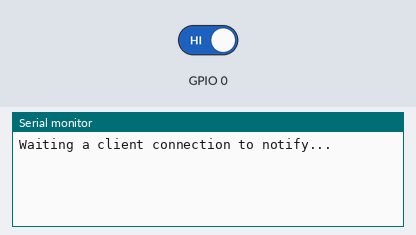
The sketch below on a simulated ESP32. Shown: the last lines printed to the serial monitor. Inputs (shaded band) come from the test bench; at power-on: GPIO 0 HIGH. Nothing arrives over Bluetooth unless stated; a phone connects over Bluetooth LE 3 s after start.

Above: at 1.2 s.
1.3 s: GPIO 0 driven LOW
At 2.3 s:
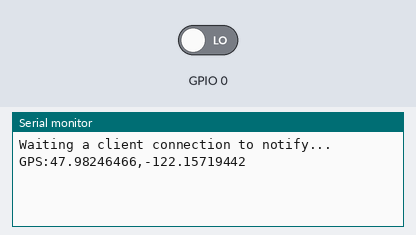
2.8 s: GPIO 0 driven HIGH
At 3.4 s:
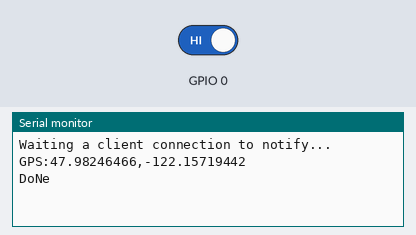

The sketch:

Arduino_A5.ino
```cpp
/*
    Video: https://www.youtube.com/watch?v=oCMOYS71NIU
    Based on Neil Kolban example for IDF: https://github.com/nkolban/esp32-snippets/blob/master/cpp_utils/tests/BLE%20Tests/SampleNotify.cpp
    Ported to Arduino ESP32 by Evandro Copercini
    updated by chegewara

   Create a BLE server that, once we receive a connection, will send periodic notifications.
   The service advertises itself as: 4fafc201-1fb5-459e-8fcc-c5c9c331914b
   And has a characteristic of: beb5483e-36e1-4688-b7f5-ea07361b26a8

   The design of creating the BLE server is:
   1. Create a BLE Server
   2. Create a BLE Service
   3. Create a BLE Characteristic on the Service
   4. Create a BLE Descriptor on the characteristic
   5. Start the service.
   6. Start advertising.

   A connect hander associated with the server starts a background task that performs notification
   every couple of seconds.
*/


#include <BLEDevice.h>
#include <BLEServer.h>
#include <BLEUtils.h>
#include <BLE2902.h>
#include <string>

// DEVICE_INFORMATION
#define SERVICE_UUID        "180A"
#define UUID16_CHR_SERVICE_CHANGED "2A05"
#define UUID16_CHR_TEMPERATURE_MEASUREMENT  "2A1C"


//Declare variables
BLEServer* pServer = NULL;
BLECharacteristic* pCharacteristic = NULL;
BLECharacteristic* temperature = NULL;
bool deviceConnected = false;
bool oldDeviceConnected = false;

//Initialize variables
uint32_t value = 0;
uint32_t hrm = 0;
uint32_t statement=0;
uint32_t last_statement=0;
int threshold = 20; //The bigger the threshold, the more sensible is the touch
bool Button = false;
bool last_Button = false;
bool touchActive = false;
bool lastTouchActive = false;
bool testingLower = true;


void gotPush(){
 Button = !digitalRead(T1);
 if (Button ==1){
  String message_lora="GPS:47.98246466,-122.15719442";
  Serial.println(message_lora);
  pCharacteristic->setValue(message_lora.c_str());
  pCharacteristic->notify();
 }else{
  String message_lora="DoNe";
  Serial.println(message_lora);
  pCharacteristic->setValue(message_lora.c_str());
  pCharacteristic->notify();
 }
}


//Server Callback
class MyServerCallbacks: public BLEServerCallbacks {
    void onConnect(BLEServer* pServer) {
      deviceConnected = true;
    };

    void onDisconnect(BLEServer* pServer) {
      deviceConnected = false;
    }
};

void setup() {
  Serial.begin(115200);
  //Initialize switch interrupts
  attachInterrupt(T1, gotPush, CHANGE);

  // Create the BLE Device
  BLEDevice::init("UW Thermo-Clicker");
  // Create the BLE Server
  pServer = BLEDevice::createServer();
  pServer->setCallbacks(new MyServerCallbacks());
  // Create the BLE Service
  BLEService *pService = pServer->createService(SERVICE_UUID);
  // Create a switch Characteristic
  pCharacteristic = pService->createCharacteristic(
                      UUID16_CHR_SERVICE_CHANGED,
                      BLECharacteristic::PROPERTY_READ   |
                      BLECharacteristic::PROPERTY_WRITE  |
                      BLECharacteristic::PROPERTY_NOTIFY |
                      BLECharacteristic::PROPERTY_INDICATE
                    );
  // Create a temperature Characteristic
  temperature = pService->createCharacteristic(
                      UUID16_CHR_TEMPERATURE_MEASUREMENT,
                      BLECharacteristic::PROPERTY_READ   |
                      BLECharacteristic::PROPERTY_WRITE  |
                      BLECharacteristic::PROPERTY_NOTIFY |
                      BLECharacteristic::PROPERTY_INDICATE
                    );
  // Start the service
  pService->start();
  // Start advertising
  BLEAdvertising *pAdvertising = BLEDevice::getAdvertising();
  pAdvertising->addServiceUUID(SERVICE_UUID);
  pAdvertising->setScanResponse(false);
  pAdvertising->setMinPreferred(0x0);  // set value to 0x00 to not advertise this parameter
  BLEDevice::startAdvertising();
  Serial.println("Waiting a client connection to notify...");
}

void loop() {
    // notify changed value
    if (deviceConnected) {

        String getdata = temperature->getValue().c_str();
        Serial.println(getdata);
    }
    // disconnecting
    if (!deviceConnected && oldDeviceConnected) {
        delay(500); // give the bluetooth stack the chance to get things ready
        pServer->startAdvertising(); // restart advertising
        Serial.println("start advertising");
        oldDeviceConnected = deviceConnected;
    }
    // connecting
    if (deviceConnected && !oldDeviceConnected) {
        // do stuff here on connecting
        oldDeviceConnected = deviceConnected;
    }
    delay(1000);
}
```

Measured:
- after the input at 1.3 s, the serial monitor: prints a new line at once (image 1)
- after the input at 2.8 s, the serial monitor: prints a new line at once (image 2)
